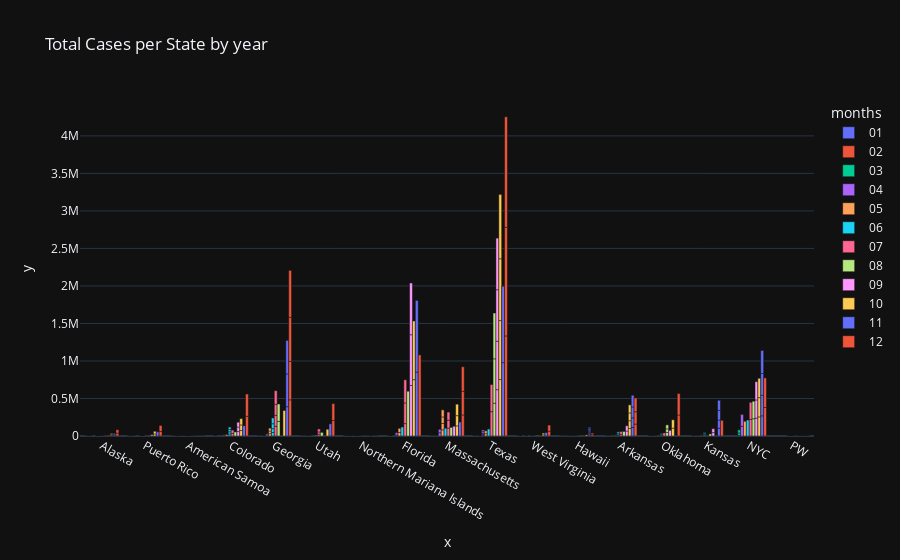

Source (notebook cell):
### Code cell
fig = px.bar(df[df['years'] == '2020'], 
              ## the task is to create a function that filter the df based on state and year and month 
              # x =  'state_full_name',
              # y =  'tot_cases',
              x = df.state_full_name[df['years'] == '2020'],
              y = df.tot_cases[df['years'] == '2020'],
              color='months',
              # color = df.years[df['state'] == 'Texas'],
              template='plotly_dark',
              barmode='group',
              labels={'state_full_name':'State Name',
                      'tot_cases': 'Total cases',
},
              title='Total Cases per State by year')
fig.show()

### Figure 1 — Plotly figure (JSON) as saved in the notebook; plotly's stock layout.template omitted (floating-point values rounded to 4 significant figures)
{"data": [{"alignmentgroup": "True", "hovertemplate": "months=01<br>x=%{x}<br>y=%{y}<extra></extra>", "legendgroup": "01", "marker": {"color": "#636efa", "pattern": {"shape": ""}}, "name": "01", "offsetgroup": "01", "orientation": "v", "showlegend": true, "textposition": "auto", "type": "bar", "x": ["Alaska", "Puerto Rico", "American Samoa", "Colorado", "Georgia", "Utah", "Northern Mariana Islands", "Florida", "Massachusetts", "Northern Mariana Islands", "Texas", "Colorado", "Puerto Rico", "West Virginia", "Hawaii", "Texas"], "xaxis": "x", "y": [0, 0, 0, 0, 0, 0, 0, 0, 0, 0, 0, 0, 0, 0, 0, 0], "yaxis": "y"}, {"alignmentgroup": "True", "hovertemplate": "months=02<br>x=%{x}<br>y=%{y}<extra></extra>", "legendgroup": "02", "marker": {"color": "#EF553B", "pattern": {"shape": ""}}, "name": "02", "offsetgroup": "02", "orientation": "v", "showlegend": true, "textposition": "auto", "type": "bar", "x": ["Utah", "Florida", "Puerto Rico", "West Virginia", "Puerto Rico", "American Samoa", "Arkansas", "Texas", "Northern Mariana Islands", "Oklahoma", "Massachusetts", "West Virginia", "American Samoa", "Kansas", "Alaska", "Florida", "Alaska", "Oklahoma", "West Virginia", "Alaska", "Florida", "Puerto Rico", "West Virginia", "Northern Mariana Islands", "Northern Mariana Islands", "Kansas", "Florida", "Alaska", "Hawaii", "Oklahoma", "Georgia", "West Virginia", "Puerto Rico"], "xaxis": "x", "y": [0, 0, 0, 0, 0, 0, 0, 0, 0, 0, 1, 0, 0, 0, 0, 0, 0, 1, 0, 0, 0, 0, 0, 0, 0, 0, 0, 0, 0, 19, 0, 0, 0], "yaxis": "y"}, {"alignmentgroup": "True", "hovertemplate": "months=03<br>x=%{x}<br>y=%{y}<extra></extra>", "legendgroup": "03", "marker": {"color": "#00cc96", "pattern": {"shape": ""}}, "name": "03", "offsetgroup": "03", "orientation": "v", "showlegend": true, "textposition": "auto", "type": "bar", "x": ["American Samoa", "Texas", "Georgia", "Alaska", "Utah", "Oklahoma", "Northern Mariana Islands", "American Samoa", "Georgia", "Utah", "Texas", "Texas", "Northern Mariana Islands", "Oklahoma", "NYC", "Northern Mariana Islands", "American Samoa", "Kansas", "NYC", "Hawaii", "Northern Mariana Islands", "Massachusetts", "American Samoa", "Oklahoma", "Puerto Rico", "Texas", "Arkansas", "NYC", "Massachusetts", "NYC", "American Samoa", "Oklahoma"], "xaxis": "x", "y": [0, 0, 7, 0, 0, 61, 0, 0, 55, 4, 22, 22, 0, 325, 1301, 0, 0, 35, 7556, 49, 0, 646, 0, 937, 1, 712, 306, 31577, 3240, 41557, 0, 1655], "yaxis": "y"}, {"alignmentgroup": "True", "hovertemplate": "months=04<br>x=%{x}<br>y=%{y}<extra></extra>", "legendgroup": "04", "marker": {"color": "#ab63fa", "pattern": {"shape": ""}}, "name": "04", "offsetgroup": "04", "orientation": "v", "showlegend": true, "textposition": "auto", "type": "bar", "x": ["West Virginia", "Utah", "Utah", "Texas", "Florida", "American Samoa", "Colorado", "West Virginia", "Oklahoma", "Oklahoma", "Texas", "Georgia", "NYC", "Georgia", "Texas", "Hawaii", "West Virginia", "American Samoa", "Northern Mariana Islands", "Colorado", "Massachusetts", "Texas", "Texas", "NYC", "Massachusetts", "Kansas", "Northern Mariana Islands", "Hawaii", "Kansas", "Florida"], "xaxis": "x", "y": [217, 1165, 1246, 6112, 11234, 0, 4968, 345, 2343, 2680, 14624, 14133, 129965, 14819, 16455, 564, 775, 0, 14, 10594, 42944, 21069, 21944, 157334, 46023, 3056, 14, 602, 3738, 33472], "yaxis": "y"}, {"alignmentgroup": "True", "hovertemplate": "months=05<br>x=%{x}<br>y=%{y}<extra></extra>", "legendgroup": "05", "marker": {"color": "#FFA15A", "pattern": {"shape": ""}}, "name": "05", "offsetgroup": "05", "orientation": "v", "showlegend": true, "textposition": "auto", "type": "bar", "x": ["Texas", "Puerto Rico", "Utah", "Kansas", "Northern Mariana Islands", "Arkansas", "Hawaii", "PW", "Hawaii", "Colorado", "Alaska", "Oklahoma", "American Samoa", "Georgia", "Alaska", "Texas", "Utah", "Massachusetts", "PW", "Alaska", "Massachusetts", "Arkansas", "NYC", "Alaska", "Georgia", "Massachusetts", "Florida", "Georgia", "Puerto Rico", "Northern Mariana Islands", "Puerto Rico", "American Samoa", "Arkansas", "Puerto Rico", "Northern Mariana Islands", "Massachusetts", "Alaska", "Northern Mariana Islands", "Florida"], "xaxis": "x", "y": [30522, 853, 5406, 5245, 14, 3496, 615, 0, 617, 18644, 374, 5188, 0, 30670, 378, 38869, 6675, 82182, 0, 390, 84933, 4578, 196349, 398, 36117, 87052, 47039, 38356, 1186, 21, 1207, 0, 6029, 1241, 22, 94220, 427, 22, 55130], "yaxis": "y"}, {"alignmentgroup": "True", "hovertemplate": "months=06<br>x=%{x}<br>y=%{y}<extra></extra>", "legendgroup": "06", "marker": {"color": "#19d3f3", "pattern": {"shape": ""}}, "name": "06", "offsetgroup": "06", "orientation": "v", "showlegend": true, "textposition": "auto", "type": "bar", "x": ["PW", "Northern Mariana Islands", "Alaska", "Colorado", "Georgia", "American Samoa", "Northern Mariana Islands", "Arkansas", "PW", "Puerto Rico", "American Samoa", "Utah", "Puerto Rico", "Arkansas", "PW", "Oklahoma", "West Virginia", "Georgia", "PW", "Kansas", "West Virginia", "Kansas", "Oklahoma", "Kansas", "American Samoa", "Hawaii", "PW", "American Samoa", "Colorado", "Texas", "NYC", "Puerto Rico", "West Virginia", "Colorado", "PW", "Northern Mariana Islands", "Alaska", "Oklahoma", "Georgia", "Kansas", "Colorado", "American Samoa", "Florida", "Hawaii", "Puerto Rico", "Arkansas", "Arkansas", "American Samoa", "Alaska", "Georgia", "Massachusetts"], "xaxis": "x", "y": [0, 22, 490, 27133, 47079, 0, 23, 8067, 0, 1402, 0, 11252, 1421, 8651, 0, 8448, 2136, 50126, 0, 10650, 2161, 10650, 9318, 10812, 0, 716, 0, 0, 29530, 93206, 213158, 1646, 2418, 30310, 0, 30, 750, 13701, 65944, 12465, 31380, 0, 120267, 849, 1778, 18740, 19310, 0, 887, 77596, 103539], "yaxis": "y"}, {"alignmentgroup": "True", "hovertemplate": "months=07<br>x=%{x}<br>y=%{y}<extra></extra>", "legendgroup": "07", "marker": {"color": "#FF6692", "pattern": {"shape": ""}}, "name": "07", "offsetgroup": "07", "orientation": "v", "showlegend": true, "textposition": "auto", "type": "bar", "x": ["Utah", "Florida", "Colorado", "American Samoa", "Arkansas", "Alaska", "Alaska", "PW", "Hawaii", "Massachusetts", "NYC", "American Samoa", "Alaska", "West Virginia", "Florida", "Utah", "PW", "American Samoa", "Florida", "Massachusetts", "Georgia", "Northern Mariana Islands", "Alaska", "American Samoa", "Texas", "Georgia", "Puerto Rico", "Georgia", "Texas", "Arkansas", "Massachusetts", "Colorado", "Utah", "Oklahoma", "Georgia", "NYC"], "xaxis": "x", "y": [23386, 165129, 34247, 0, 22622, 1065, 1141, 0, 1109, 105138, 221070, 0, 1323, 3983, 275541, 30722, 0, 0, 308105, 106128, 129193, 36, 1736, 0, 325030, 145038, 4728, 147804, 361125, 36259, 107683, 43805, 39942, 41337, 182243, 228542], "yaxis": "y"}, {"alignmentgroup": "True", "hovertemplate": "months=08<br>x=%{x}<br>y=%{y}<extra></extra>", "legendgroup": "08", "marker": {"color": "#B6E880", "pattern": {"shape": ""}}, "name": "08", "offsetgroup": "08", "orientation": "v", "showlegend": true, "textposition": "auto", "type": "bar", "x": ["Georgia", "Kansas", "Texas", "American Samoa", "NYC", "Alaska", "Oklahoma", "West Virginia", "Hawaii", "Oklahoma", "Georgia", "PW", "Northern Mariana Islands", "Colorado", "Oklahoma", "Alaska", "Massachusetts", "NYC", "Utah", "Hawaii", "Florida", "Texas", "Texas", "Arkansas", "American Samoa"], "xaxis": "x", "y": [194466, 27812, 436711, 0, 230359, 3543, 47037, 7433, 3468, 48097, 232148, 0, 50, 54264, 53136, 4381, 114786, 233188, 48260, 6048, 596988, 592137, 610354, 60856, 0], "yaxis": "y"}, {"alignmentgroup": "True", "hovertemplate": "months=09<br>x=%{x}<br>y=%{y}<extra></extra>", "legendgroup": "09", "marker": {"color": "#FF97FF", "pattern": {"shape": ""}}, "name": "09", "offsetgroup": "09", "orientation": "v", "showlegend": true, "textposition": "auto", "type": "bar", "x": ["Texas", "American Samoa", "Puerto Rico", "Colorado", "PW", "Kansas", "NYC", "Arkansas", "Colorado", "Texas", "Arkansas", "Oklahoma", "Northern Mariana Islands", "Alaska", "Colorado", "NYC", "PW", "Texas", "Kansas", "Texas", "PW", "Florida", "Florida", "NYC", "Massachusetts", "PW", "Florida", "American Samoa"], "xaxis": "x", "y": [617333, 0, 16887, 59095, 0, 45220, 238591, 66280, 60653, 645791, 69710, 75428, 61, 6444, 63995, 242321, 0, 686068, 52285, 688534, 0, 673596, 676176, 243962, 129481, 0, 689623, 0], "yaxis": "y"}, {"alignmentgroup": "True", "hovertemplate": "months=10<br>x=%{x}<br>y=%{y}<extra></extra>", "legendgroup": "10", "marker": {"color": "#FECB52", "pattern": {"shape": ""}}, "name": "10", "offsetgroup": "10", "orientation": "v", "showlegend": true, "textposition": "auto", "type": "bar", "x": ["Colorado", "Texas", "PW", "West Virginia", "Colorado", "Georgia", "PW", "Massachusetts", "Massachusetts", "Puerto Rico", "Oklahoma", "Texas", "Alaska", "Alaska", "Northern Mariana Islands", "NYC", "Oklahoma", "Colorado", "NYC", "Utah", "Northern Mariana Islands", "NYC", "Texas", "Arkansas", "Florida", "Arkansas", "Arkansas", "American Samoa", "Texas", "West Virginia", "Hawaii", "Arkansas", "Massachusetts", "Puerto Rico", "Alaska", "Northern Mariana Islands", "Florida", "PW"], "xaxis": "x", "y": [72975, 752501, 0, 16307, 74394, 340362, 0, 134947, 135957, 27762, 105114, 785830, 9464, 9714, 77, 254864, 110994, 84559, 256148, 90461, 80, 258232, 823779, 100441, 750504, 102798, 104135, 0, 858071, 21906, 14653, 107679, 153037, 35112, 14165, 92, 782181, 0], "yaxis": "y"}, {"alignmentgroup": "True", "hovertemplate": "months=11<br>x=%{x}<br>y=%{y}<extra></extra>", "legendgroup": "11", "marker": {"color": "#636efa", "pattern": {"shape": ""}}, "name": "11", "offsetgroup": "11", "orientation": "v", "showlegend": true, "textposition": "auto", "type": "bar", "x": ["Georgia", "Alaska", "NYC", "Texas", "Arkansas", "PW", "Northern Mariana Islands", "NYC", "Texas", "Alaska", "Colorado", "Kansas", "Hawaii", "Hawaii", "Kansas", "Arkansas", "Florida", "Hawaii", "PW", "Massachusetts", "NYC", "Hawaii", "Hawaii", "Utah", "Georgia", "Kansas", "Kansas", "Georgia", "Hawaii", "Arkansas", "American Samoa", "NYC", "PW", "Florida", "West Virginia", "Arkansas", "Puerto Rico", "Hawaii"], "xaxis": "x", "y": [390428, 15757, 268965, 977785, 114161, 0, 96, 274216, 1017677, 18888, 137366, 103553, 15961, 16077, 109225, 128006, 851095, 16171, 0, 186142, 289767, 16379, 16577, 162028, 437156, 128594, 134533, 446804, 17039, 145173, 3, 307314, 0, 956473, 45845, 156247, 55692, 17708], "yaxis": "y"}, {"alignmentgroup": "True", "hovertemplate": "months=12<br>x=%{x}<br>y=%{y}<extra></extra>", "legendgroup": "12", "marker": {"color": "#EF553B", "pattern": {"shape": ""}}, "name": "12", "offsetgroup": "12", "orientation": "v", "showlegend": true, "textposition": "auto", "type": "bar", "x": ["Arkansas", "Georgia", "Arkansas", "Utah", "Texas", "Colorado", "Northern Mariana Islands", "Puerto Rico", "Georgia", "Florida", "Utah", "Alaska", "Colorado", "Texas", "Massachusetts", "Arkansas", "Texas", "Hawaii", "West Virginia", "Hawaii", "NYC", "PW", "Oklahoma", "Massachusetts", "American Samoa", "Oklahoma", "Georgia", "NYC", "Massachusetts", "Georgia", "Kansas", "West Virginia", "Alaska", "PW", "Puerto Rico"], "xaxis": "x", "y": [159309, 482139, 164310, 206165, 1333746, 262378, 106, 61508, 512267, 1081154, 225946, 38435, 297892, 1448002, 280436, 184252, 1472711, 18938, 64394, 19177, 379520, 0, 279890, 314926, 3, 285784, 587918, 394670, 327374, 624630, 209689, 81436, 45033, 0, 79053], "yaxis": "y"}], "layout": {"barmode": "group", "legend": {"title": {"text": "months"}, "tracegroupgap": 0}, "title": {"text": "Total Cases per State by year"}, "xaxis": {"anchor": "y", "domain": [0, 1], "title": {"text": "x"}}, "yaxis": {"anchor": "x", "domain": [0, 1], "title": {"text": "y"}}}}
